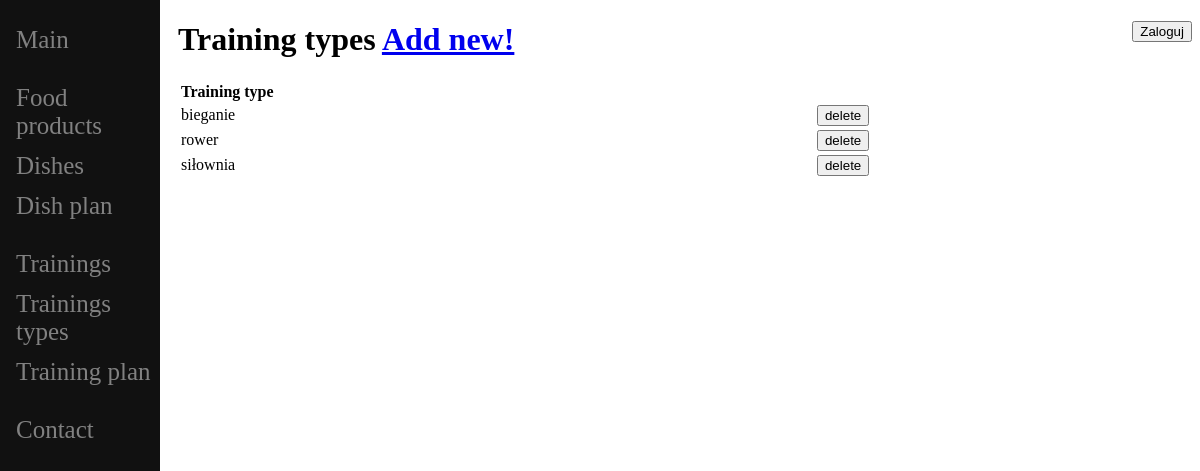
The page /training_types_list/ on the database its author committed.
### diet_diary/models.py (models this page shows, shortened)
class TrainingTypes(models.Model):
    training_type = models.CharField(max_length=64)

### diet_diary/views.py (the view, shortened to what this page needs)
# urls.py: path('training_types_list/', TrainingTypesView.as_view(), name="training-types-list"),
class TrainingTypesView(View):
    def get(self, request):
        db_elements = TrainingTypes.objects.all().order_by('training_type')
        ctx = {
            "db_elements": db_elements,
        }
        return render(request, 'training_types_list.html', ctx)

### diet_diary/templates/training_types_list.html (shortened to what this page needs)
{%  extends "base.html" %}
{% block content_title %}
    Training types <a href="/training_types_add/">Add new!</a>
{% endblock %}
{% block content %}
    <table style="width:100%" {{ table_hidden }}>
        <tr>
            <th align="left">Training type</th>
        </tr>
        {% for element in db_elements %}
        <tr>
            <td>{{ element.training_type }}</td>
            <td>
                <form action='/training_types_list/' method='POST'>
                    <button type='submit' name="usuń" value={{ element.id }}>delete</button>
                </form>
            </td>
        </tr>
        {% endfor %}
    </table>
{% endblock %}

### diet_diary/static/diet_diary/style.css (style rules this page uses)
* { box-sizing: border-box; }

### rows shown on the page
TrainingTypes: training_type "bieganie", {{ element.id }} 3 (drawn)
TrainingTypes: training_type "rower", {{ element.id }} 4 (drawn)
TrainingTypes: training_type "siłownia", {{ element.id }} 5 (drawn)
